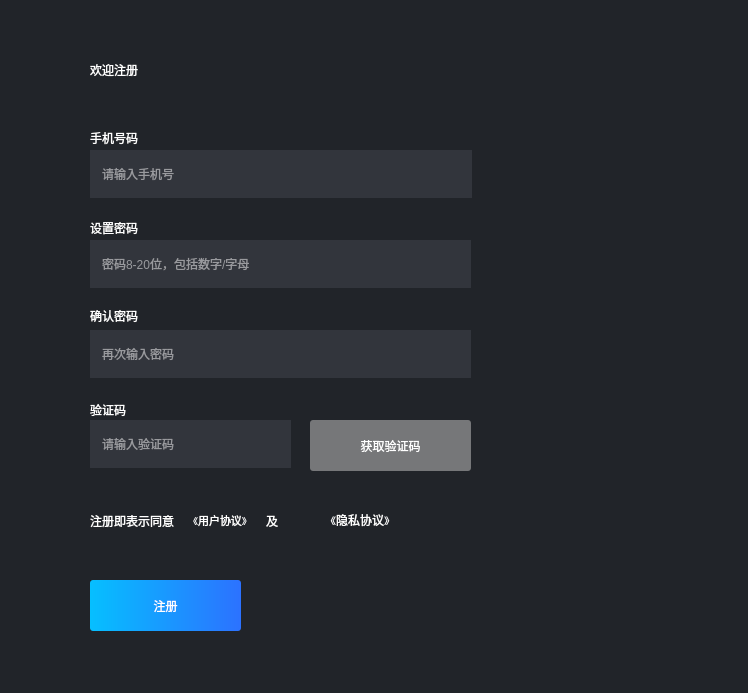
<?xml version="1.0" encoding="UTF-8"?>
<ui version="4.0">
 <class>Register</class>
 <widget class="QWidget" name="Register">
  <property name="geometry">
   <rect>
    <x>0</x>
    <y>0</y>
    <width>748</width>
    <height>693</height>
   </rect>
  </property>
  <property name="windowTitle">
   <string>创建您的账户</string>
  </property>
  <property name="styleSheet">
   <string notr="true">*{
	background-color: rgb(33, 36, 41);
color:rgb(255, 255, 255);
font: 8pt &quot;微软雅黑&quot;;
}

QLineEdit{
	font: 10pt &quot;微软雅黑&quot;;
	padding:10px;
	background-color: rgb(50, 53, 60);
	border: 0px;
}

QPushButton{
	background-color: rgb(118, 119, 121);
}</string>
  </property>
  <widget class="QLabel" name="label">
   <property name="geometry">
    <rect>
     <x>90</x>
     <y>40</y>
     <width>201</width>
     <height>61</height>
    </rect>
   </property>
   <property name="styleSheet">
    <string notr="true">font: 75 28pt &quot;微软雅黑&quot;;</string>
   </property>
   <property name="text">
    <string>&lt;html&gt;&lt;head/&gt;&lt;body&gt;&lt;p&gt;欢迎注册&lt;/p&gt;&lt;/body&gt;&lt;/html&gt;</string>
   </property>
  </widget>
  <widget class="QPushButton" name="pushButton_getVerification">
   <property name="geometry">
    <rect>
     <x>310</x>
     <y>420</y>
     <width>161</width>
     <height>51</height>
    </rect>
   </property>
   <property name="styleSheet">
    <string notr="true">
QPushButton#pushButton_getVerification{
	
	background-color: rgb(118, 119, 121);
	color: rgb(255, 255, 255);
	border-radius:3px;		
	font: 10pt &quot;Adobe 黑体 Std R&quot;;
}
QPushButton#pushButton_getVerification:pressed{
	
	background-color:rgb(140, 141, 143);
	border-radius:3px;	
	font: 10pt &quot;Adobe 黑体 Std R&quot;;
}</string>
   </property>
   <property name="text">
    <string>获取验证码</string>
   </property>
  </widget>
  <widget class="QWidget" name="layoutWidget">
   <property name="geometry">
    <rect>
     <x>90</x>
     <y>500</y>
     <width>310</width>
     <height>41</height>
    </rect>
   </property>
   <layout class="QHBoxLayout" name="horizontalLayout">
    <item>
     <widget class="QLabel" name="label_2">
      <property name="styleSheet">
       <string notr="true">font: 25 8pt &quot;微软雅黑 Light&quot;;</string>
      </property>
      <property name="text">
       <string>注册即表示同意</string>
      </property>
     </widget>
    </item>
    <item>
     <widget class="QPushButton" name="pushButton_userAgree">
      <property name="font">
       <font>
        <family>微软雅黑</family>
        <pointsize>8</pointsize>
        <weight>9</weight>
        <italic>false</italic>
        <bold>false</bold>
       </font>
      </property>
      <property name="styleSheet">
       <string notr="true">font: 75 8pt &quot;微软雅黑&quot;;
QPushButton
{
	background-color: rgba(255, 255, 255, 0);
}</string>
      </property>
      <property name="text">
       <string>《用户协议》</string>
      </property>
      <property name="flat">
       <bool>true</bool>
      </property>
     </widget>
    </item>
    <item>
     <widget class="QLabel" name="label_3">
      <property name="styleSheet">
       <string notr="true">font: 25 8pt &quot;微软雅黑 Light&quot;;</string>
      </property>
      <property name="text">
       <string>及</string>
      </property>
     </widget>
    </item>
    <item>
     <widget class="QPushButton" name="pushButton_privacyAgree">
      <property name="styleSheet">
       <string notr="true">font: 75 8pt &quot;微软雅黑&quot;;
QPushButton
{
	background-color: rgba(255, 255, 255, 0);
}</string>
      </property>
      <property name="text">
       <string>《隐私协议》</string>
      </property>
      <property name="flat">
       <bool>true</bool>
      </property>
     </widget>
    </item>
   </layout>
  </widget>
  <widget class="QLineEdit" name="lineEdit_phone">
   <property name="geometry">
    <rect>
     <x>90</x>
     <y>150</y>
     <width>382</width>
     <height>48</height>
    </rect>
   </property>
   <property name="placeholderText">
    <string>请输入手机号</string>
   </property>
  </widget>
  <widget class="QPushButton" name="pushButton_register">
   <property name="geometry">
    <rect>
     <x>90</x>
     <y>580</y>
     <width>151</width>
     <height>51</height>
    </rect>
   </property>
   <property name="styleSheet">
    <string notr="true">
QPushButton#pushButton_register{
	background-color: qlineargradient(spread:pad, x1:0, y1:0, x2:1, y2:0, stop:0  rgb(6, 191, 255), stop:1 rgb(44, 114, 255) );
	color: rgb(255, 255, 255);
	border-radius:3px;		
	font: 12pt &quot;Adobe 黑体 Std R&quot;;
}
QPushButton#pushButton_register:hover{
	background-color: qlineargradient(spread:pad, x1:0, y1:0, x2:1, y2:0, stop:0  rgb(20, 204, 255), stop:1 rgb(11, 141, 255) );
	border-style:none;
	border-radius:3px;
	font: 12pt &quot;Adobe 黑体 Std R&quot;;
}

QPushButton#pushButton_register:pressed{
	
	background-color: qlineargradient(spread:pad, x1:0, y1:0, x2:1, y2:0, stop:0  rgb(20, 204, 255), stop:0.5 rgb(5, 191, 255), stop:1 rgb(11, 141, 255) );
	border-style:none;
	border-radius:3px;	
	font: 12pt &quot;Adobe 黑体 Std R&quot;;
}
</string>
   </property>
   <property name="text">
    <string>注册</string>
   </property>
  </widget>
  <widget class="QLineEdit" name="lineEdit_verification">
   <property name="geometry">
    <rect>
     <x>90</x>
     <y>420</y>
     <width>201</width>
     <height>48</height>
    </rect>
   </property>
   <property name="text">
    <string/>
   </property>
   <property name="placeholderText">
    <string>请输入验证码</string>
   </property>
  </widget>
  <widget class="QLineEdit" name="lineEdit_password">
   <property name="geometry">
    <rect>
     <x>90</x>
     <y>240</y>
     <width>381</width>
     <height>48</height>
    </rect>
   </property>
   <property name="echoMode">
    <enum>QLineEdit::Password</enum>
   </property>
   <property name="placeholderText">
    <string>密码8-20位，包括数字/字母</string>
   </property>
  </widget>
  <widget class="QLineEdit" name="lineEdit_repassword">
   <property name="geometry">
    <rect>
     <x>90</x>
     <y>330</y>
     <width>381</width>
     <height>48</height>
    </rect>
   </property>
   <property name="echoMode">
    <enum>QLineEdit::Password</enum>
   </property>
   <property name="placeholderText">
    <string>再次输入密码</string>
   </property>
  </widget>
  <widget class="QLabel" name="label_4">
   <property name="geometry">
    <rect>
     <x>90</x>
     <y>130</y>
     <width>61</width>
     <height>16</height>
    </rect>
   </property>
   <property name="text">
    <string>手机号码</string>
   </property>
  </widget>
  <widget class="QLabel" name="label_5">
   <property name="geometry">
    <rect>
     <x>90</x>
     <y>220</y>
     <width>61</width>
     <height>16</height>
    </rect>
   </property>
   <property name="text">
    <string>设置密码</string>
   </property>
  </widget>
  <widget class="QLabel" name="label_6">
   <property name="geometry">
    <rect>
     <x>90</x>
     <y>306</y>
     <width>61</width>
     <height>20</height>
    </rect>
   </property>
   <property name="text">
    <string>确认密码</string>
   </property>
  </widget>
  <widget class="QLabel" name="label_7">
   <property name="geometry">
    <rect>
     <x>90</x>
     <y>400</y>
     <width>61</width>
     <height>20</height>
    </rect>
   </property>
   <property name="text">
    <string>验证码</string>
   </property>
  </widget>
 </widget>
 <resources/>
 <connections/>
</ui>
